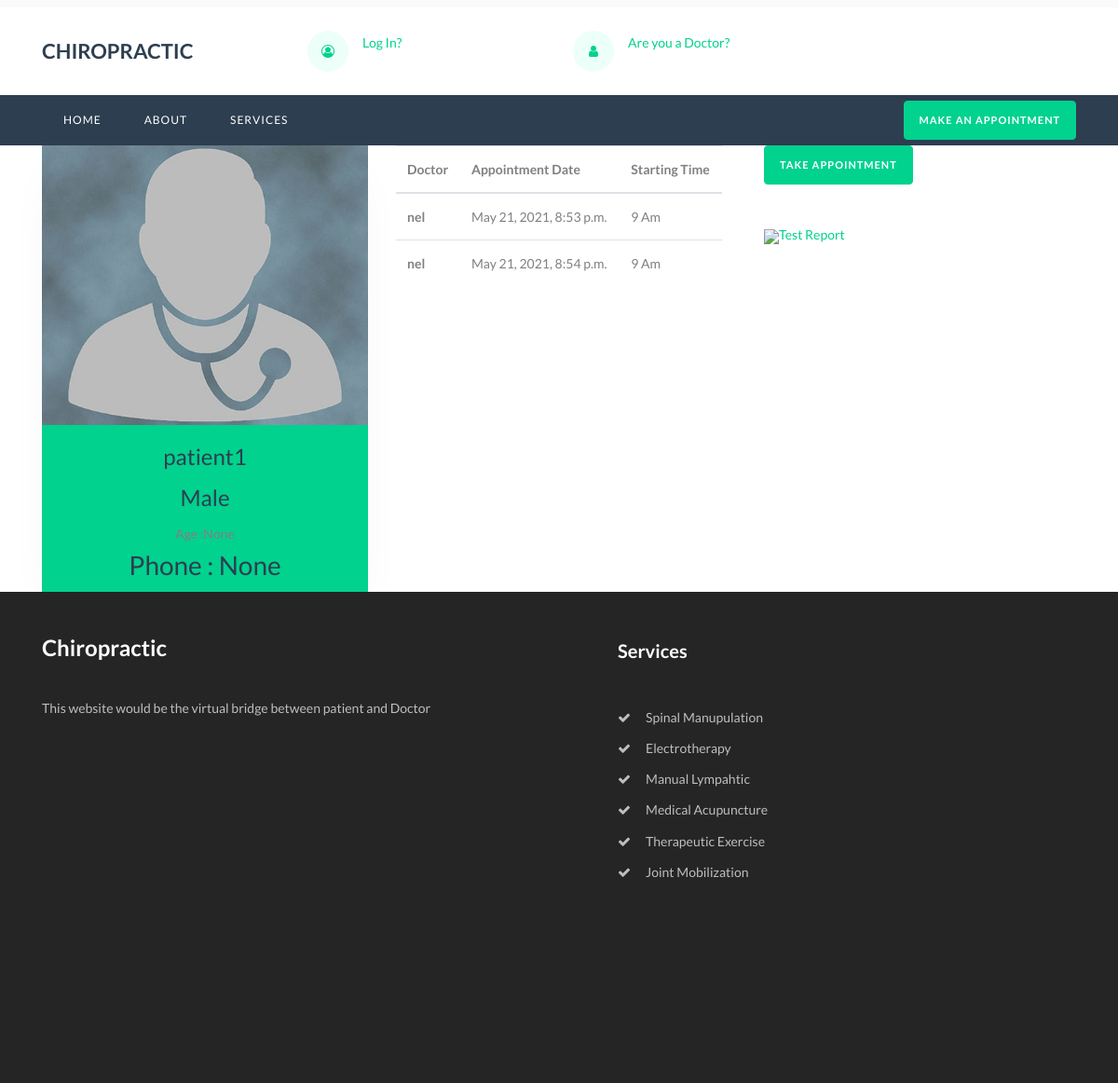
The page /profile/patient1/ on the database its author committed.
### accounts/models.py (models this page shows, shortened)
class Profile(models.Model):
    user = models.OneToOneField(User, on_delete=models.CASCADE)
    user_sex = (('MALE', 'Male'), ('FEMALE', 'Female'))
    user_gender = models.CharField(max_length=6, default='Male', choices=user_sex)
    user_age = models.IntegerField(null=True)
    user_phone = models.CharField(max_length=200, null=True)
    user_address = models.CharField(max_length=200, null=True)
    user_img = models.ImageField(upload_to='profile_pics', default='default.jpg')

### hospitals/models.py (models this page shows, shortened)
class TakeAppointment(models.Model):
    user = models.ForeignKey(User, on_delete=models.CASCADE)
    doctor = models.ForeignKey(Doctor, on_delete=models.CASCADE)
    message = models.CharField( max_length=100)
    date = models.DateTimeField(default=timezone.now)
    is_visited = models.BooleanField(default = False)

class Doctor(models.Model):
    user =models.OneToOneField(User, on_delete=models.CASCADE)
    department = models.ForeignKey(Department, on_delete=models.CASCADE)
    name = models.CharField(max_length=50)
    degree = models.CharField(max_length=50)
    institution = models.CharField(max_length=50, default = "DMC")
    start_time = models.CharField( max_length=50)
    end_time = models.CharField( max_length=50)
    week_sat = models.BooleanField(default = False)
    week_sun = models.BooleanField(default = False)
    week_mon = models.BooleanField(default = False)
    week_tues = models.BooleanField(default = False)
    week_wed = models.BooleanField(default = False)
    week_thurs = models.BooleanField(default = False)
    week_fri = models.BooleanField(default = False)

### accounts/views.py (the view)
# urls.py: path("profile/<str:pk>/",views.profile, name="profile"),
def profile(request,pk):
	u=User.objects.filter(username=pk).first()
	appointment = TakeAppointment.objects.filter(user = u )
	context={'u':u, 'appointment' : appointment}
	return render(request, 'accounts/profile.html',context)

### accounts/templates/accounts/profile.html (shortened to what this page needs)
{% extends 'accounts/base.html' %}
{% load static %}
{% block content %}
{% load crispy_forms_tags %}
<div class="container">
<div class="row">
	<div class="col-md-4 ftco-animate d-flex fadeInUp ftco-animated">
		<div class="staff bg-primary">
			<div class="img-wrap d-flex align-items-stretch">
				<img class="img align-self-stretch" src="{{ u.profile.user_img.url }}">
			</div>
			<div class="text pt-3 px-3  text-center">
				<h4>{{ u.username }} </h4>
			</div>
			{% if request.user.doctor %}
				<div class="text-center">
							<h4>adgfgfd</h4>
							<h2 > </h2 >
							<span class="position mb-2">{{u.doctor.institution}}</span>
							<div class="faded">
								<p>Quotes</p>
								<ul class="ftco-social text-center">
								</ul>
							</div>
				</div>
			{% else %}
			<div class="text-center">
				<h4> {{u.profile.user_gender}}</h4>
				<span class="position mb-2">Age :{{u.profile.user_age}}</span>
				<div class="faded">
					<h3> Phone : {{u.profile.user_phone}}</h3>
				</div>
			</div>
			{%endif%}
		</div>
	</div>
	<div class="col-md-4 ftco-animate  fadeInUp ftco-animated">
		<div class="row">
			<div class="col-md-12">
				<table class="table">
					<thead>
						<tr>
						<th scope="col">Doctor</th>
						<th scope="col">Appointment Date</th>
						<th scope="col">Starting Time</th>
						</tr>
					</thead>
					<tbody>
						{%for i in appointment%}
							<tr>
								<th scope="row">{{i.doctor.user}}</th>
								<td>{{i.date}}</td>
								<td>{{i.doctor.start_time}}</td>
							</tr>
						{%endfor%}
					</tbody>
				</table>
			</div>
		</div>
	</div>
<div class="col-md-4 ftco-animate d-flex fadeInUp ftco-animated">
<div class="container">
	{% if request.user.username == u.username %}
<p><a href="{%url 'profile_edit' %}" class="btn btn-primary">Edit Profile</a></p>
<p> <a href="{%url 'doctoredit' %}" class="btn btn-primary">Edit Doctor Profile</a></p>
{% else %}
<p><a href="{%url 'appointment' u.username %}" class="btn btn-primary">Take Appointment</a></p>
{% endif %}
	<div> <br> <a href="{%url 'testreport' %}"> <img src="https://img.icons8.com/doodle/48/000000/chat.png"/>Test Report</a></div>
	</div>
	</div>
	</div>
</div>
{% endblock content %}

### rows shown on the page
TakeAppointment: doctor.user "nel", date "May 21, 2021, 8:53 p.m.", doctor.start_time "9 Am"
TakeAppointment: doctor.user "nel", date "May 21, 2021, 8:54 p.m.", doctor.start_time "9 Am"

### other values the page prints
{{ u.username }} "patient1"
{{ u.profile.user_gender }} "Male"
{{ u.profile.user_phone }} "None"
